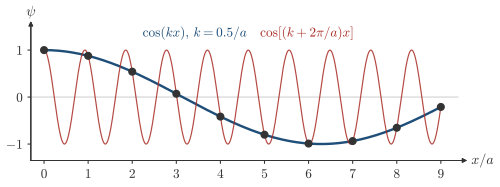

Source code (Python):
"""Session 2, section 2.6, two waves with k and k + 2 pi / a that are the same vector on the sites of the chain.

numpy, since the figure samples two cosines and has no Hamiltonian. The horizontal axis is the position in units of
the lattice constant a = 1, and the vertical axis is the value psi of each wave."""
import os, sys
sys.path.insert(0, os.path.join(os.path.dirname(os.path.abspath(__file__)), ".."))
import numpy as np
import style

style.plt.rcParams['font.size'] = 10.5                            # the names at the arrow tips, read at 390 px
a = 1.0
k = 0.5
x = np.linspace(0, 9, 3000)
n = np.arange(0, 10)
w1 = lambda x: np.cos(k * x)
w2 = lambda x: np.cos((k + 2 * np.pi / a) * x)
assert np.allclose(w1(n * a), w2(n * a))                           # the same value on every site
assert not np.allclose(w1(n * a + 0.5), w2(n * a + 0.5))           # and not between the sites
fig, ax = style.figure(height_cm=4.6)
ax.plot(x, w1(x), color=style.ACCENT)
ax.plot(x, w2(x), color=style.BROKEN, lw=0.9, alpha=0.85)
ax.scatter(n, w1(n), s=26, color=style.INK, zorder=5)
style.guide(ax, y=0)
style.arrows(ax, xlabel=r'$x/a$', ylabel=r'$\psi$')
ax.set_xlim(-0.3, 9.4); ax.set_ylim(-1.35, 1.5)
ax.set_xticks(n); ax.set_xticklabels([str(i) for i in n])
ax.set_yticks([-1, 0, 1]); ax.set_yticklabels(['$-1$', '$0$', '$1$'])
ax.tick_params(length=2.5, labelsize=10)
ax.spines['bottom'].set_visible(True); ax.spines['left'].set_visible(True)
style.label(ax, 4.6, 1.36, r'$\cos(kx)$, $k=0.5/a$', color=style.ACCENT, fontsize=10, ha='right')
style.label(ax, 4.9, 1.36, r'$\cos[(k+2\pi/a)x]$', color=style.BROKEN, fontsize=10, ha='left')
style.save(fig, __file__)
